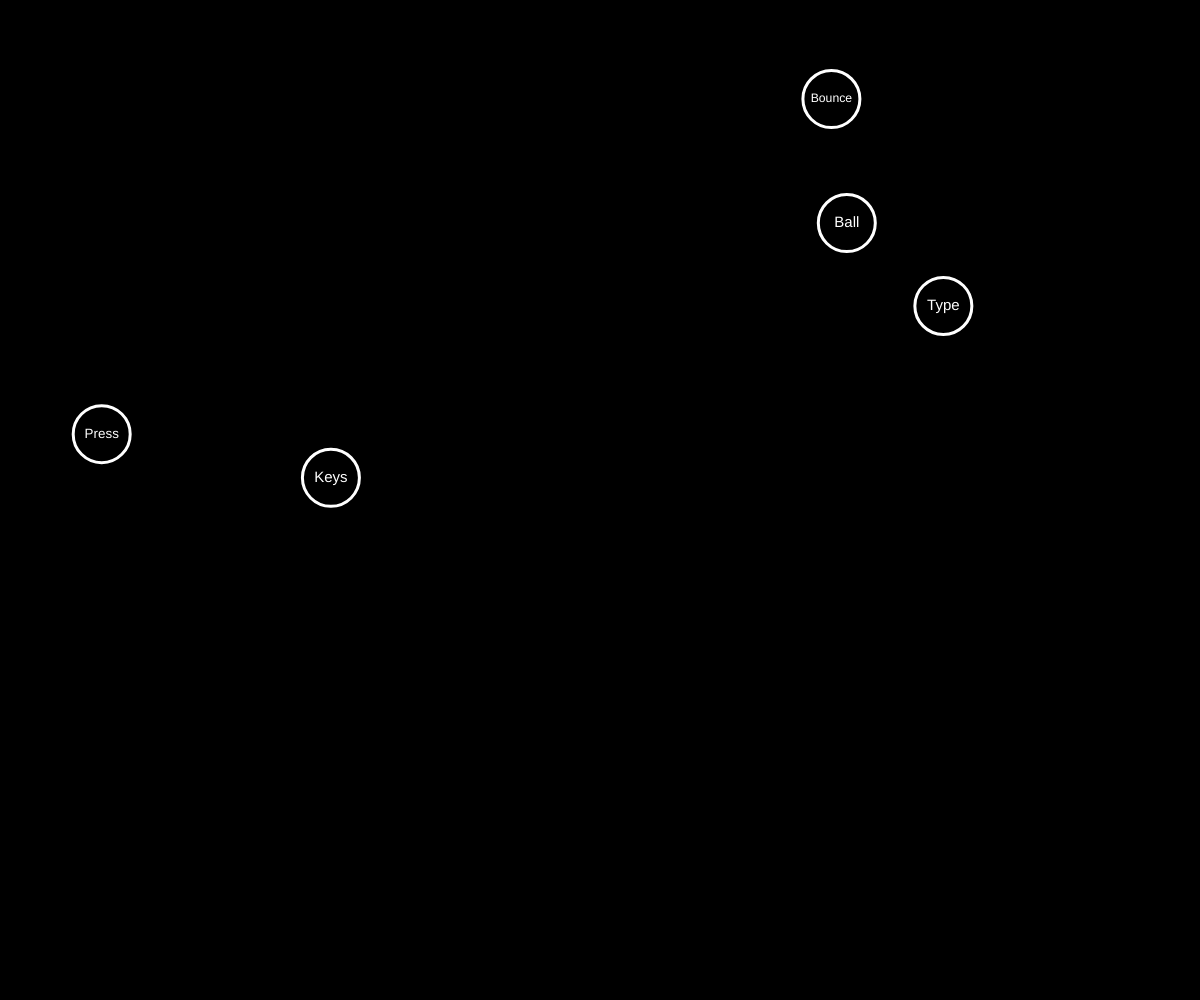
Frame 1 (no input)
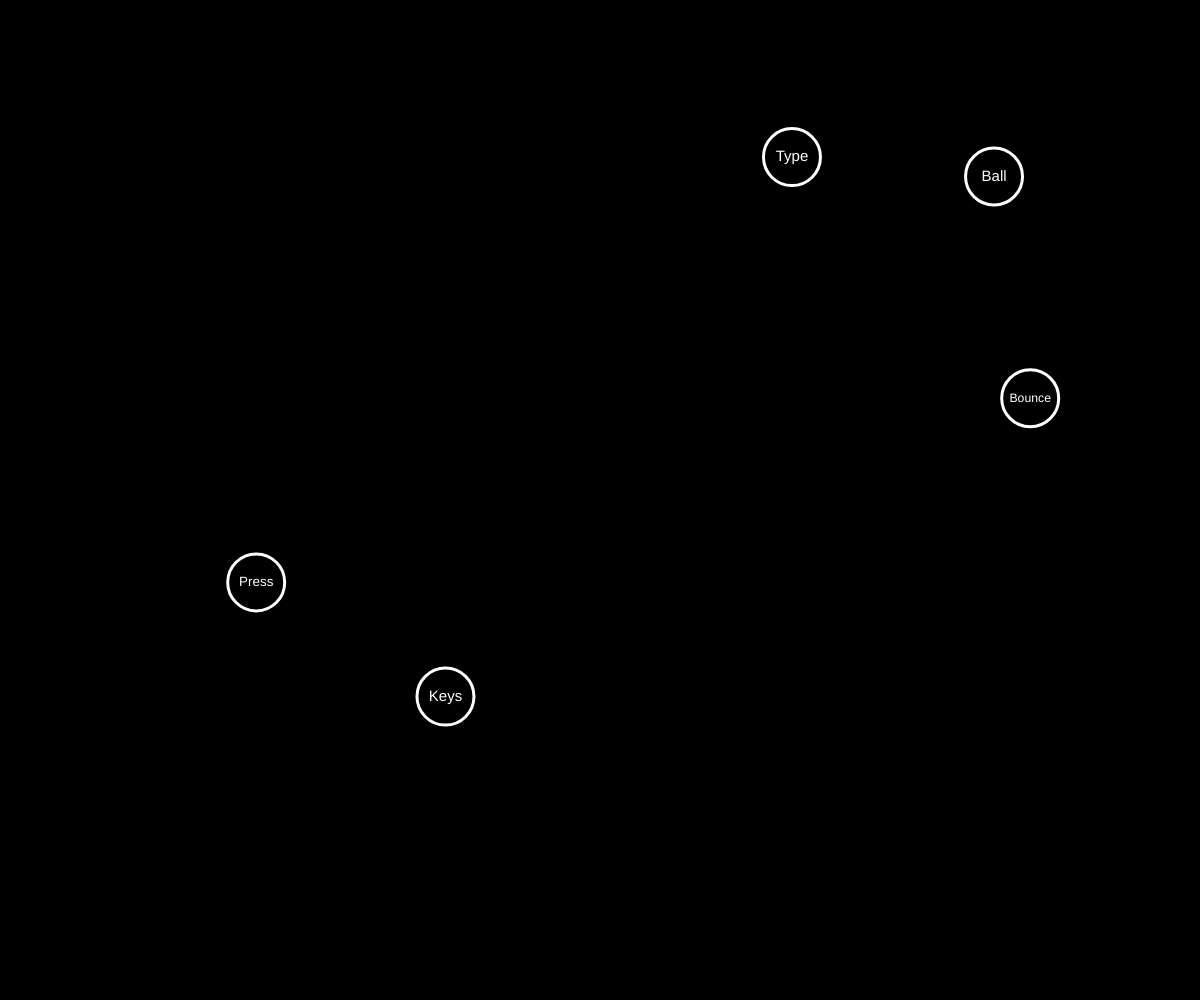
Frame 60 (no input)
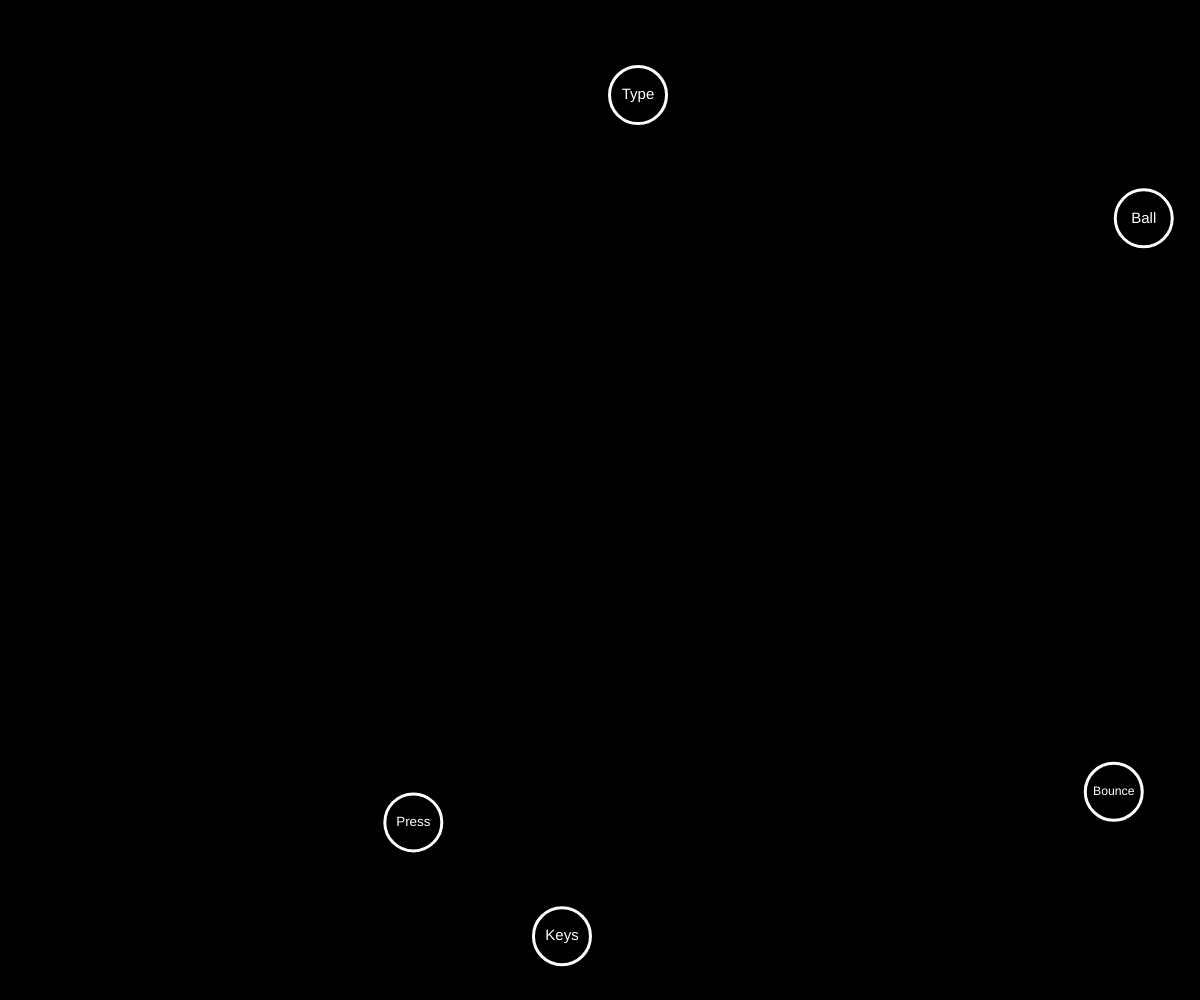
Frame 120 (the mouse pressed at the canvas centre since frame 60)

The p5.js sketch that drew these frames (run headless with seeded random() and noise() and a simulated clock; from frame 60 on, the mouse is pressed at the canvas centre):

// p5.js sketch
// ── sketch.js
// CSC30 Final Programming Challenge
// Carsen Waters
// June 18 2026
//
// Extras for Experts:
// checkIfPointInsideBall method in Ball class
// When a ball is spawned with a key press, the name of the key is displayed on the ball
// Balls fall with gravity, and lose speed on edge bounces


const START_BALLS = 5;
const START_BALL_NAMES = ["Ball", "Type", "Keys", "Press", "Bounce"];
const BALL_SPEED = 5;
const BALL_RADIUS = 30;
const BALL_STROKE = 3;
const Y_GRAVITY = 0.025;
const BALL_BOUNCINESS = 0.9;

let allBalls = [];

function setup() {
  createCanvas(windowWidth, windowHeight);

  // Spawn 5 starting balls
  for (let i = 0; i < START_BALLS; i++) {
    addBall(START_BALL_NAMES[i]);
  }
}

function draw() {
  background(0);

  // Move and display all the balls
  for (let ball of allBalls) {
    ball.move();
    ball.display();
  }
}

function keyPressed() {
  // Add a ball with the name of the key that was pressed
  addBall(key);
}

function mousePressed() {
  // When the mouse is clicked, delete any balls that are touching it
  for (let i = allBalls.length - 1; i >= 0; i--) {
    if (allBalls[i].checkIfPointInsideBall(mouseX, mouseY)) {
      allBalls.splice(i, 1);
    }
  }
}

function addBall(name) {
  // Add a new ball at a random location
  let newBall = new Ball(random(0 + BALL_RADIUS, width - BALL_RADIUS), random(0 + BALL_RADIUS, height - BALL_RADIUS), name);
  allBalls.push(newBall);
}

class Ball {
  constructor(x, y, name) {
    this.x = x;
    this.y = y;
    this.dx = random(-BALL_SPEED, BALL_SPEED);
    this.dy = random(-BALL_SPEED, BALL_SPEED);
    this.radius = BALL_RADIUS;
    this.name = name;
  }

  move() {
    // Move the ball according to its speed
    this.x += this.dx;
    this.y += this.dy;

    // Add gravity influence to y speed
    this.dy += Y_GRAVITY;

    // Bounce off edges
    if (this.x - this.radius < 0 || this.x + this.radius > width) {
      this.x -= this.dx;
      this.dx *= -BALL_BOUNCINESS;
    }
    if (this.y - this.radius < 0 || this.y + this.radius > height) {
      this.y -= this.dy;
      this.dy *= -BALL_BOUNCINESS;
    }
  }

  display() {
    // Draw the ball as a circle
    strokeWeight(BALL_STROKE);
    stroke(255);
    fill(0);
    circle(this.x, this.y, this.radius * 2 - BALL_STROKE);
    
    // Draw the name of the ball as text
    noStroke();
    fill(255);
    textAlign(CENTER, CENTER);
    textSize(this.radius / sqrt(this.name.length));
    text(this.name, this.x, this.y);
  }

  checkIfPointInsideBall(x, y) {
    // Return true if the point is inside the ball
    return dist(this.x, this.y, x, y) < this.radius;
  }
}
